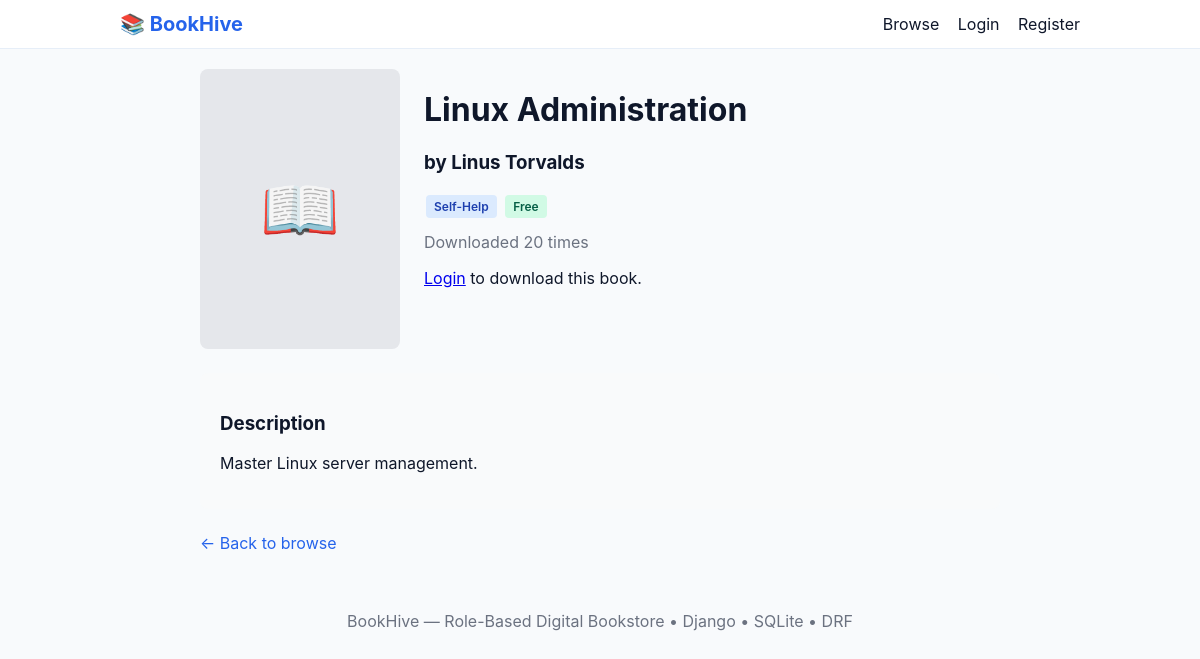
Page /book/29/ on the committed database.
### store/models.py (models this page shows, shortened)
class Book(models.Model):
    ACCESS_CHOICES = [
        ('free', 'Free'),
        ('restricted', 'Restricted'),
    ]
    title = models.CharField(max_length=255)
    author = models.CharField(max_length=255)
    description = models.TextField(blank=True)
    category = models.ForeignKey(Category, on_delete=models.SET_NULL, null=True, blank=True, related_name='books')
    cover = models.ImageField(upload_to='books/covers/', null=True, blank=True)
    pdf = models.FileField(upload_to='books/pdfs/', null=True, blank=True, help_text='Upload PDF file')
    access_type = models.CharField(max_length=20, choices=ACCESS_CHOICES, default='free')
    downloads = models.PositiveIntegerField(default=0)
    price = models.DecimalField(max_digits=8, decimal_places=2, default=0.00)
    stock = models.PositiveIntegerField(default=0)
    file = models.FileField(upload_to='books/files/', null=True, blank=True)  # old field, use pdf now
    created_at = models.DateTimeField(auto_now_add=True)
    updated_at = models.DateTimeField(auto_now=True)
    class Meta:
        ordering = ['-created_at']

class Category(models.Model):
    name = models.CharField(max_length=100, unique=True)
    slug = models.SlugField(max_length=100, unique=True)
    class Meta:
        verbose_name_plural = "Categories"

### store/views.py (the view, shortened to what this page needs)
# urls.py: path('book/<int:pk>/', views.book_detail, name='book_detail'),
def book_detail(request, pk):
    book = get_object_or_404(Book, pk=pk)
    can_download = False
    existing_request = None
    return render(request, 'store/book_detail.html', {
        'book': book,
        'can_download': can_download,
        'existing_request': existing_request,
    })

### templates/store/book_detail.html
{% extends 'base.html' %}
{% block content %}
  <div class="book-detail">
    <div class="book-detail-header">
      {% if book.cover %}
        <img src="{{ book.cover.url }}" alt="{{ book.title }}" class="detail-cover">
      {% else %}
        <div class="detail-cover-placeholder">📖</div>
      {% endif %}
      <div class="book-info">
        <h1>{{ book.title }}</h1>
        <h3>by {{ book.author }}</h3>
        <div class="badges">
          {% if book.category %}
            <span class="badge badge-category">{{ book.category.name }}</span>
          {% endif %}
          <span class="badge {% if book.access_type == 'free' %}badge-free{% else %}badge-restricted{% endif %}">
            {{ book.get_access_type_display }}
          </span>
        </div>
        <p class="downloads-count">Downloaded {{ book.downloads }} times</p>
        <div class="action-buttons">
          {% if user.is_authenticated %}
            {% if can_download %}
              <a href="{% url 'download_book' book.pk %}" class="btn btn-primary">⬇️ Download PDF</a>
            {% elif existing_request %}
              <p class="status-badge status-{{ existing_request.status }}">
                Access Request: {{ existing_request.get_status_display }}
              </p>
              {% if existing_request.status == 'pending' %}
                <small>Your request is being reviewed by admin.</small>
              {% elif existing_request.status == 'denied' %}
                <small>Your request was denied.</small>
              {% endif %}
            {% elif book.access_type == 'restricted' %}
              <a href="{% url 'request_access' book.pk %}" class="btn btn-secondary">🔒 Request Access</a>
            {% endif %}
          {% else %}
            <p><a href="/accounts/login/?next={{ request.path }}">Login</a> to download this book.</p>
          {% endif %}
        </div>
      </div>
    </div>
    <div class="book-description">
      <h3>Description</h3>
      <p>{{ book.description|linebreaks }}</p>
    </div>
    <a href="/" class="back-link">← Back to browse</a>
  </div>
{% endblock %}

### static/css/styles.css (style rules this page uses)
:root { --bg:#f8fafc; --card:#ffffff; --muted:#6b7280; --accent:#2563eb; }
* { box-sizing:border-box }
body { font-family:Inter, system-ui, -apple-system, 'Segoe UI', Roboto, Arial; background:var(--bg); color:#0f172a; margin:0 }
.badge { display:inline-block;padding:4px 8px;border-radius:4px;font-size:0.75rem;margin:2px;font-weight:600 }
.badge-free { background:#d1fae5;color:#065f46 }
.badge-category { background:#dbeafe;color:#1e40af }
.downloads-count { color:var(--muted);margin:8px 0 }
.book-detail { max-width:800px;margin:0 auto }
.book-detail-header { display:flex;gap:24px;margin-bottom:24px }
.detail-cover,.detail-cover-placeholder { width:200px;height:280px;object-fit:cover;border-radius:8px;flex-shrink:0 }
.detail-cover-placeholder { display:flex;align-items:center;justify-content:center;background:#e5e7eb;font-size:4rem }
.book-info { flex:1 }
.badges { margin:12px 0 }
.action-buttons { margin:16px 0 }
.book-description { margin:24px 0;padding:20px;background:#f9fafb;border-radius:8px }
.back-link { color:var(--accent);text-decoration:none }

### rows in the picture
Book: title "Linux Administration", author "Linus Torvalds", category.name "Self-Help", access_type "Free", downloads "20", description "Master Linux server management."
